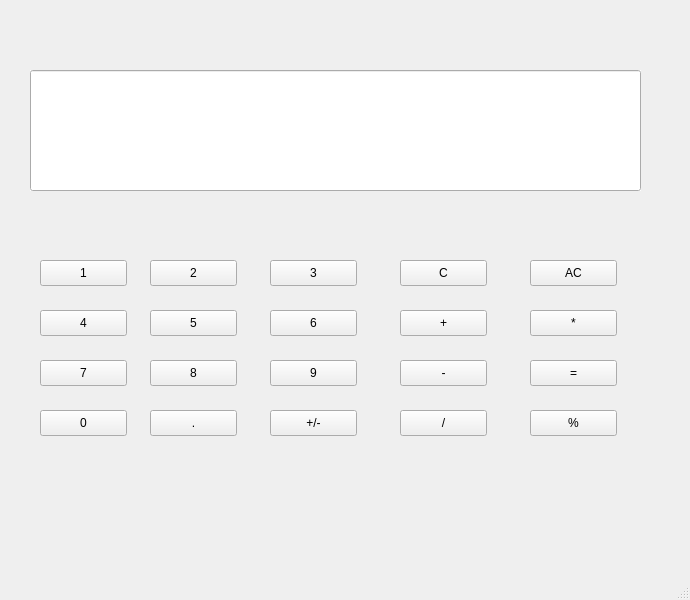
<?xml version="1.0" encoding="UTF-8"?>
<ui version="4.0">
 <class>MainWindow</class>
 <widget class="QMainWindow" name="MainWindow">
  <property name="geometry">
   <rect>
    <x>0</x>
    <y>0</y>
    <width>690</width>
    <height>600</height>
   </rect>
  </property>
  <property name="windowTitle">
   <string>MainWindow</string>
  </property>
  <widget class="QWidget" name="centralwidget">
   <widget class="QLineEdit" name="display">
    <property name="geometry">
     <rect>
      <x>30</x>
      <y>70</y>
      <width>611</width>
      <height>121</height>
     </rect>
    </property>
    <property name="sizePolicy">
     <sizepolicy hsizetype="Preferred" vsizetype="Preferred">
      <horstretch>0</horstretch>
      <verstretch>0</verstretch>
     </sizepolicy>
    </property>
    <property name="font">
     <font>
      <pointsize>15</pointsize>
     </font>
    </property>
    <property name="layoutDirection">
     <enum>Qt::RightToLeft</enum>
    </property>
    <property name="autoFillBackground">
     <bool>true</bool>
    </property>
    <property name="text">
     <string/>
    </property>
   </widget>
   <widget class="QPushButton" name="Button1">
    <property name="geometry">
     <rect>
      <x>40</x>
      <y>260</y>
      <width>87</width>
      <height>26</height>
     </rect>
    </property>
    <property name="text">
     <string>1</string>
    </property>
   </widget>
   <widget class="QPushButton" name="Button2">
    <property name="geometry">
     <rect>
      <x>150</x>
      <y>260</y>
      <width>87</width>
      <height>26</height>
     </rect>
    </property>
    <property name="text">
     <string>2</string>
    </property>
   </widget>
   <widget class="QPushButton" name="Button3">
    <property name="geometry">
     <rect>
      <x>270</x>
      <y>260</y>
      <width>87</width>
      <height>26</height>
     </rect>
    </property>
    <property name="text">
     <string>3</string>
    </property>
   </widget>
   <widget class="QPushButton" name="clear">
    <property name="geometry">
     <rect>
      <x>400</x>
      <y>260</y>
      <width>87</width>
      <height>26</height>
     </rect>
    </property>
    <property name="text">
     <string>C</string>
    </property>
   </widget>
   <widget class="QPushButton" name="Aclear">
    <property name="geometry">
     <rect>
      <x>530</x>
      <y>260</y>
      <width>87</width>
      <height>26</height>
     </rect>
    </property>
    <property name="text">
     <string>AC</string>
    </property>
   </widget>
   <widget class="QPushButton" name="Button5">
    <property name="geometry">
     <rect>
      <x>150</x>
      <y>310</y>
      <width>87</width>
      <height>26</height>
     </rect>
    </property>
    <property name="text">
     <string>5</string>
    </property>
   </widget>
   <widget class="QPushButton" name="Multiply">
    <property name="geometry">
     <rect>
      <x>530</x>
      <y>310</y>
      <width>87</width>
      <height>26</height>
     </rect>
    </property>
    <property name="text">
     <string>*</string>
    </property>
   </widget>
   <widget class="QPushButton" name="Button6">
    <property name="geometry">
     <rect>
      <x>270</x>
      <y>310</y>
      <width>87</width>
      <height>26</height>
     </rect>
    </property>
    <property name="text">
     <string>6</string>
    </property>
   </widget>
   <widget class="QPushButton" name="Add">
    <property name="geometry">
     <rect>
      <x>400</x>
      <y>310</y>
      <width>87</width>
      <height>26</height>
     </rect>
    </property>
    <property name="text">
     <string>+</string>
    </property>
   </widget>
   <widget class="QPushButton" name="Button4">
    <property name="geometry">
     <rect>
      <x>40</x>
      <y>310</y>
      <width>87</width>
      <height>26</height>
     </rect>
    </property>
    <property name="text">
     <string>4</string>
    </property>
   </widget>
   <widget class="QPushButton" name="Equal">
    <property name="geometry">
     <rect>
      <x>530</x>
      <y>360</y>
      <width>87</width>
      <height>26</height>
     </rect>
    </property>
    <property name="text">
     <string>=</string>
    </property>
   </widget>
   <widget class="QPushButton" name="Button9">
    <property name="geometry">
     <rect>
      <x>270</x>
      <y>360</y>
      <width>87</width>
      <height>26</height>
     </rect>
    </property>
    <property name="text">
     <string>9</string>
    </property>
   </widget>
   <widget class="QPushButton" name="Button8">
    <property name="geometry">
     <rect>
      <x>150</x>
      <y>360</y>
      <width>87</width>
      <height>26</height>
     </rect>
    </property>
    <property name="text">
     <string>8</string>
    </property>
   </widget>
   <widget class="QPushButton" name="Minus">
    <property name="geometry">
     <rect>
      <x>400</x>
      <y>360</y>
      <width>87</width>
      <height>26</height>
     </rect>
    </property>
    <property name="text">
     <string>-</string>
    </property>
   </widget>
   <widget class="QPushButton" name="Button7">
    <property name="geometry">
     <rect>
      <x>40</x>
      <y>360</y>
      <width>87</width>
      <height>26</height>
     </rect>
    </property>
    <property name="text">
     <string>7</string>
    </property>
   </widget>
   <widget class="QPushButton" name="changeSign">
    <property name="geometry">
     <rect>
      <x>270</x>
      <y>410</y>
      <width>87</width>
      <height>26</height>
     </rect>
    </property>
    <property name="text">
     <string>+/-</string>
    </property>
   </widget>
   <widget class="QPushButton" name="percent">
    <property name="geometry">
     <rect>
      <x>530</x>
      <y>410</y>
      <width>87</width>
      <height>26</height>
     </rect>
    </property>
    <property name="text">
     <string>%</string>
    </property>
   </widget>
   <widget class="QPushButton" name="Divide">
    <property name="geometry">
     <rect>
      <x>400</x>
      <y>410</y>
      <width>87</width>
      <height>26</height>
     </rect>
    </property>
    <property name="text">
     <string>/</string>
    </property>
   </widget>
   <widget class="QPushButton" name="decimal">
    <property name="geometry">
     <rect>
      <x>150</x>
      <y>410</y>
      <width>87</width>
      <height>26</height>
     </rect>
    </property>
    <property name="text">
     <string>.</string>
    </property>
   </widget>
   <widget class="QPushButton" name="Button0">
    <property name="geometry">
     <rect>
      <x>40</x>
      <y>410</y>
      <width>87</width>
      <height>26</height>
     </rect>
    </property>
    <property name="text">
     <string>0</string>
    </property>
   </widget>
  </widget>
  <widget class="QMenuBar" name="menubar">
   <property name="geometry">
    <rect>
     <x>0</x>
     <y>0</y>
     <width>690</width>
     <height>23</height>
    </rect>
   </property>
  </widget>
  <widget class="QStatusBar" name="statusbar"/>
 </widget>
 <resources/>
 <connections/>
</ui>
